Frame 1 (no input): blank canvas, image omitted
Frame 60 (the mouse pressed at the canvas centre just before this capture): blank canvas, image omitted
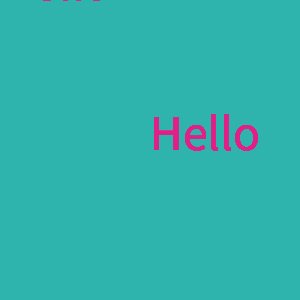
Frame 120 (the mouse held since frame 60 and released just before this capture)

The Processing sketch whose frames 1 and 60 were blank and that drew this single picture after the mouse press (run headless with seeded random() and noise(); from frame 60 on, the mouse is pressed at the canvas centre):

// Processing sketch: week13_2_mouse
// ── week13_2_mouse.pde
void setup(){
  size(300,300);
  background(#2EB4AC);
  fill(#E02087);
  textSize(50);
}
void draw(){
  text("Hello", mouseX, mouseY);
}
